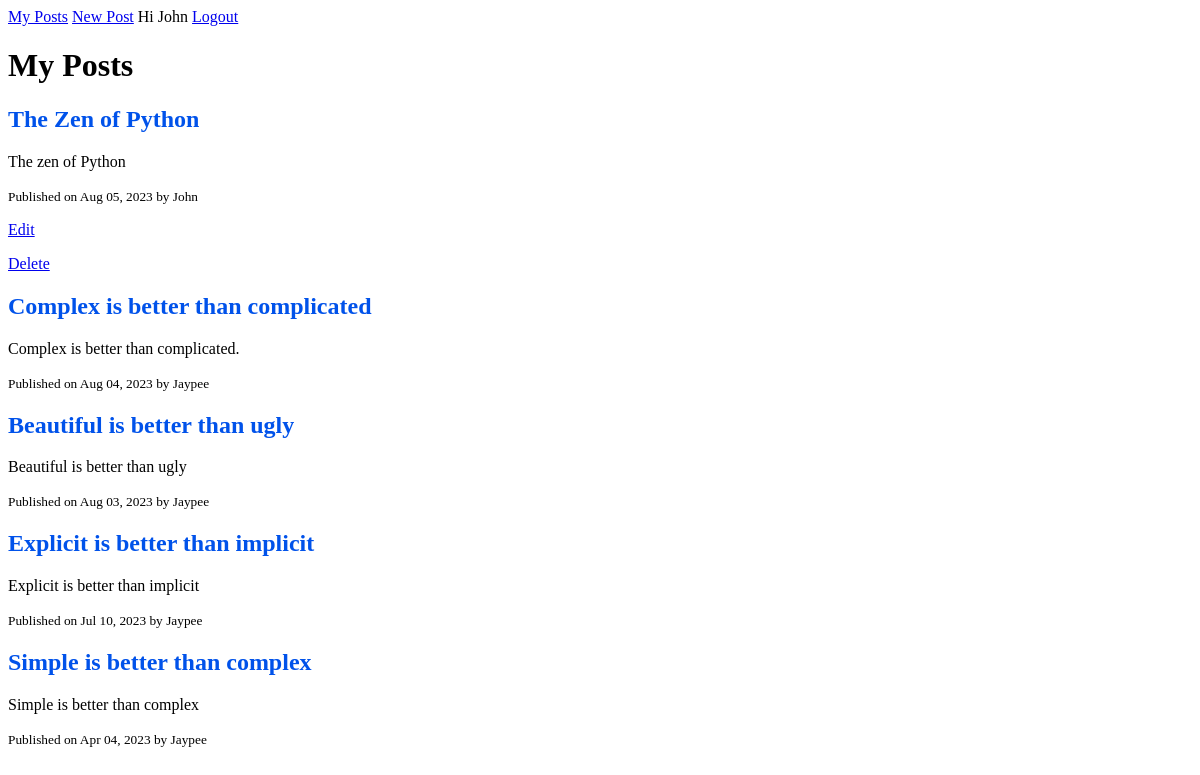
Screenshot of / (signed in) with the database file from the repository.
### blog/models.py (models this page shows, shortened)
class Post(models.Model):
    title = models.CharField(max_length=120)
    content = models.TextField()
    published_at = models.DateTimeField(default=timezone.now)
    author = models.ForeignKey(User, on_delete=models.CASCADE)
    class Meta:
        ordering = ['-published_at']

### blog/views.py (the view)
# urls.py: path('', views.home, name='posts'),
def home(request):
    posts = Post.objects.all()
    context = {'posts' : posts}
    return render(request, 'blog/home.html', context)

### blog/templates/blog/home.html
{% extends 'base.html' %}
{% block content %}
<h1>My Posts</h1>
   {% for post in posts%}
        <h2>{{post.title}}</h2>
        <p>{{ post.content }}</p>
        <small>Published on {{ post.published_at | date:"M d, Y"}} by {{ post.author | title}}</small>
        {% if request.user.is_authenticated and request.user == post.author %}
        <p><a href="{% url 'post-edit' post.id %}">Edit</a></p>
        <p><a href="{% url 'post-delete' post.id %}">Delete</a></p>
        {% endif %}
   {% endfor %}
{% endblock %}

### templates/base.html (shortened to what this page needs)
{% load static %}
<!DOCTYPE html>
<html lang="en">
    <head>
        <link rel="stylesheet" href="{% static 'css/style.css' %}" />
    </head>
    <body>
        <header>
            {% if request.user.is_authenticated %}
                <a href="{% url 'posts' %}">My Posts</a>
                <a href="{% url 'post-create' %}">New Post</a>
                <span>Hi {{request.user.username | title}}</span>
                <a href="{% url 'logout' %}">Logout</a>
                {% else %}
                    <a href="{% url 'login' %}">Login</a>
                    <a href="{% url 'register' %}">Register</a>
            {% endif %}
        </header>
        <main>
        {% block content %}
        {% endblock %}
        </main>
    </body>
</html>

### static/css/style.css (style rules this page uses)
h2 { color:#0052EA }

### rows the page displays
Post: title "The Zen of Python", content "The zen of Python", published_at "Aug 05, 2023", author "John", shows "Edit"
Post: title "Complex is better than complicated", content "Complex is better than complicated.", published_at "Aug 04, 2023", author "Jaypee"
Post: title "Beautiful is better than ugly", content "Beautiful is better than ugly", published_at "Aug 03, 2023", author "Jaypee"
Post: title "Explicit is better than implicit", content "Explicit is better than implicit", published_at "Jul 10, 2023", author "Jaypee"
Post: title "Simple is better than complex", content "Simple is better than complex", published_at "Apr 04, 2023", author "Jaypee"

### other values shown
{{ request.user.username | title }} "John"
